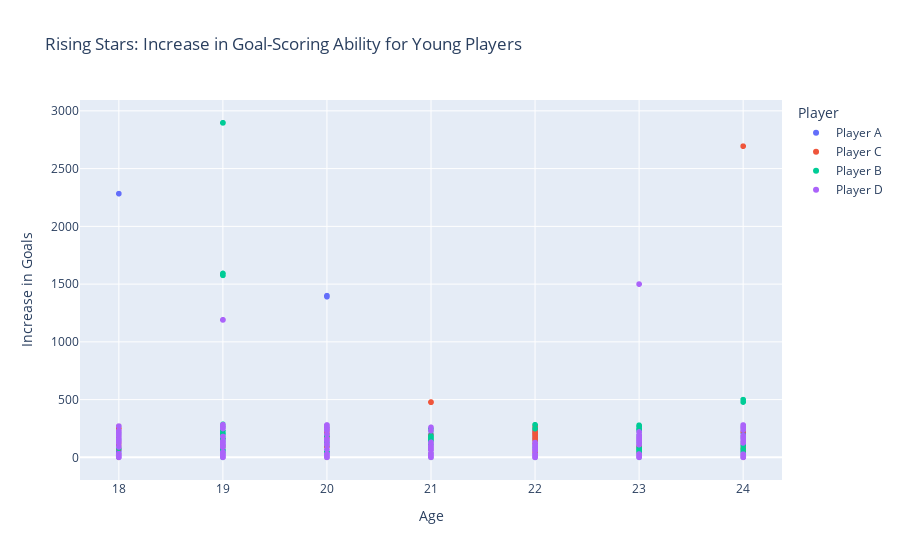

The notebook cell saved with this chart:
### Markdown cell above
# Anlaysing the data to find the rising stars and their goal scoring ability

### Code cell
age_threshold = 25

# Calculate the difference in goals scored between consecutive seasons for each player
df['GoalsDiff'] = df.groupby('Player')['Goals'].diff()

# Filter for young players and those who show a significant increase in goals
rising_stars = df[(df['Age'] < age_threshold) & (df['GoalsDiff'] > 0)]

# Visualize the analysis
fig = px.scatter(rising_stars, x='Age', y='GoalsDiff', color='Player', 
                 title='Rising Stars: Increase in Goal-Scoring Ability for Young Players',
                 labels={'Age': 'Age', 'GoalsDiff': 'Increase in Goals', 'Player': 'Player'})
fig.show()

### Figure 1 — Plotly figure (JSON) as saved in the notebook; plotly's stock layout.template omitted (floating-point values rounded to 4 significant figures; data arrays with more than 128 entries replaced by an {"elided": "..."} marker saying what was removed)
{"data": [{"hovertemplate": "Player=Player A<br>Age=%{x}<br>Increase in Goals=%{y}<extra></extra>", "legendgroup": "Player A", "marker": {"color": "#636efa", "symbol": "circle"}, "mode": "markers", "name": "Player A", "showlegend": true, "type": "scattergl", "x": {"elided": "623 int values"}, "xaxis": "x", "y": {"elided": "623 int values"}, "yaxis": "y"}, {"hovertemplate": "Player=Player C<br>Age=%{x}<br>Increase in Goals=%{y}<extra></extra>", "legendgroup": "Player C", "marker": {"color": "#EF553B", "symbol": "circle"}, "mode": "markers", "name": "Player C", "showlegend": true, "type": "scattergl", "x": {"elided": "571 int values"}, "xaxis": "x", "y": {"elided": "571 int values"}, "yaxis": "y"}, {"hovertemplate": "Player=Player B<br>Age=%{x}<br>Increase in Goals=%{y}<extra></extra>", "legendgroup": "Player B", "marker": {"color": "#00cc96", "symbol": "circle"}, "mode": "markers", "name": "Player B", "showlegend": true, "type": "scattergl", "x": {"elided": "574 int values"}, "xaxis": "x", "y": {"elided": "574 int values"}, "yaxis": "y"}, {"hovertemplate": "Player=Player D<br>Age=%{x}<br>Increase in Goals=%{y}<extra></extra>", "legendgroup": "Player D", "marker": {"color": "#ab63fa", "symbol": "circle"}, "mode": "markers", "name": "Player D", "showlegend": true, "type": "scattergl", "x": {"elided": "566 int values"}, "xaxis": "x", "y": {"elided": "566 int values"}, "yaxis": "y"}], "layout": {"legend": {"title": {"text": "Player"}, "tracegroupgap": 0}, "title": {"text": "Rising Stars: Increase in Goal-Scoring Ability for Young Players"}, "xaxis": {"anchor": "y", "domain": [0, 1], "title": {"text": "Age"}}, "yaxis": {"anchor": "x", "domain": [0, 1], "title": {"text": "Increase in Goals"}}}}
